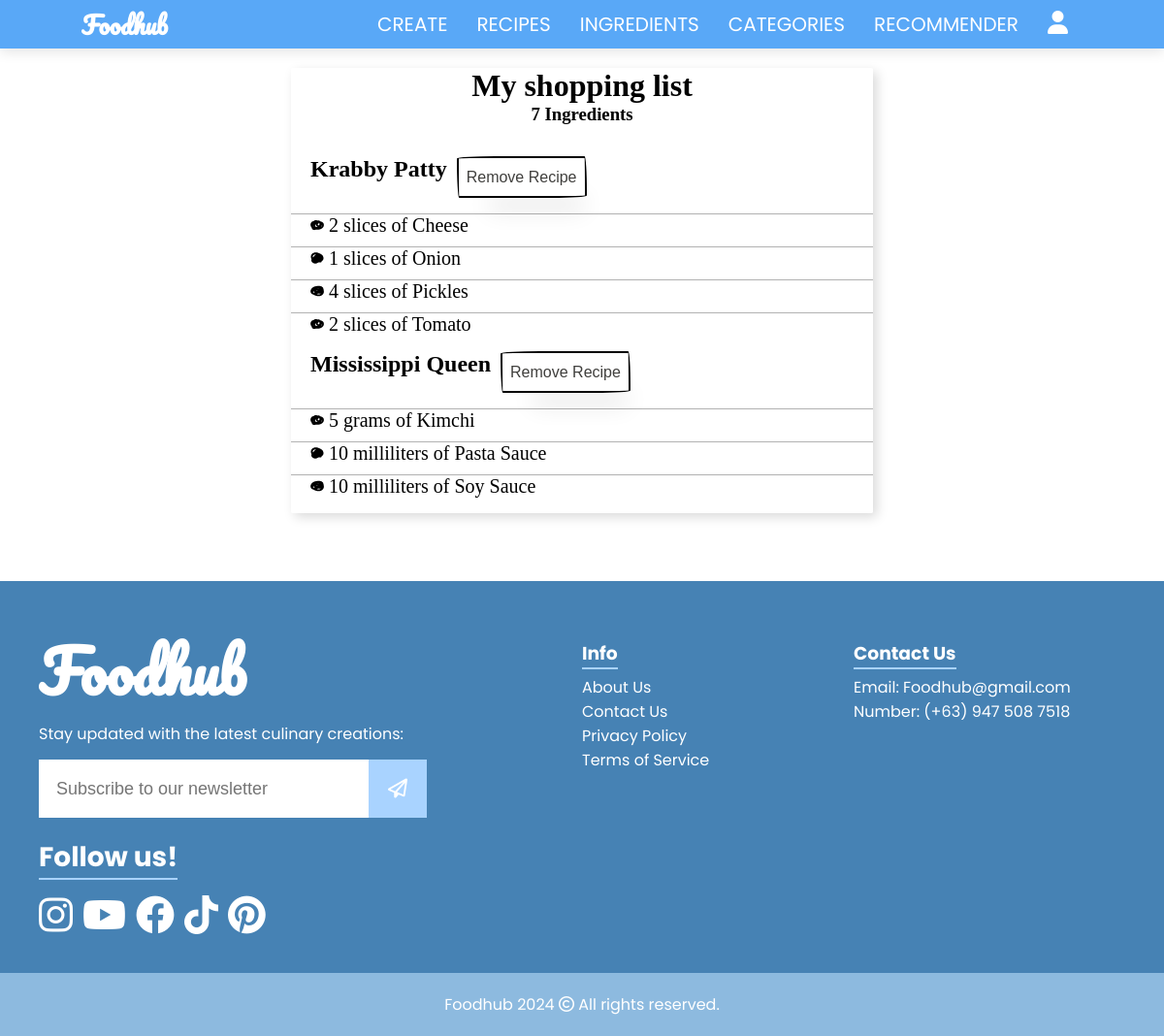
/my_shopping_list (signed in), run on the app's committed database.
### foodhub/models.py (models this page shows, shortened)
class Ingredient(models.Model):
    UNIT_CHOICES = [
        ('g', 'grams'),
        ('kg', 'kilograms'),
        ('mg', 'milligrams'),
        ('lb', 'pounds'),
        ('oz', 'ounces'),
        ('ml', 'milliliters'),
        ('l', 'liters'),
        ('tsp', 'teaspoons'),
        ('tbsp', 'tablespoons'),
        ('cup', 'cups'),
        ('pt', 'pints'),
        ('qt', 'quarts'),
        ('slices', 'slices'),
        ('sticks', 'sticks'),
        ('scoops', 'scoops'),
        ('none', 'none')
    ]
    name = models.CharField(max_length=100)
    recipe = models.ForeignKey('Recipe', on_delete=models.CASCADE, related_name="recipe_ingredient", default=None)
    quantity = models.IntegerField()
    unit_of_measurement = models.CharField(max_length=32, choices=UNIT_CHOICES, default=None)
    objects = IngredientManager()

class Recipe(models.Model):
    user = models.ForeignKey(User, on_delete=models.CASCADE, related_name="recipe_user")
    name = models.CharField(max_length=100)
    description = models.TextField()
    image = models.ImageField(upload_to="media", blank=True, null=True, default="default.jpg")
    date = models.DateTimeField(default=datetime.datetime.now)
    servings = models.PositiveIntegerField(default=1)
    allergens = models.ManyToManyField('Allergen', blank=True)
    likes = models.ManyToManyField(User, default=None, blank=True, related_name="recipe_likes")
    CATEGORY_CHOICES = (
    ('american', 'American'),
    ('appetizer', 'Appetizer'),
    ('asian', 'Asian'),
    ('beverage', 'Beverage'),
    ('brunch', 'Brunch'),
    ('breakfast', 'Breakfast'),
    ('chinese', 'Chinese'),
    ('cocktail', 'Cocktail'),
    ('dessert', 'Dessert'),
    ('dinner', 'Dinner'),
    ('filipino', 'Filipino'),
    ('french', 'French'),
    ('gluten-free', 'Gluten-Free'),
    ('greek', 'Greek'),
    ('indian', 'Indian'),
    ('italian', 'Italian'),
    ('japanese', 'Japanese'),
    ('lunch', 'Lunch'),
    ('mediterranean', 'Mediterranean'),
    ('mexican', 'Mexican'),
    ('pastry', 'Pastry'),
    ('pasta', 'Pasta'),
    ('pizza', 'Pizza'),
    ('salad', 'Salad'),
    ('sandwiches', 'Sandwiches'),
    ('seafood', 'Seafood'),
    ('snack', 'Snack'),
    ('soup', 'Soup'),
    ('steak', 'Steak'),
    ('thai', 'Thai'),
    ('vegan', 'Vegan'),
    ('vegetarian', 'Vegetarian'),
)
    DURATION_CHOICES = (
        ('15-20 mins', '15-20 mins'),
        ('20-45 mins', '20-45 mins'),
        ('45 mins to 1 hr', '45 mins to 1 hr'),
        ('1 hr+', '1 hr+'),
    )
    DIFFICULTY_CHOICES = (
        ('beginner', 'Beginner'),
        ('intermediate', 'Intermediate'),
        ('chef', 'Chef')
    )
    COST_CHOICES = [
        ('low', 'Low'),
        ('medium', 'Medium'),
        ('high', 'High'),
    ]
    category = models.CharField(max_length=32, choices=CATEGORY_CHOICES, blank=True, null=True, default=None)
    duration = models.CharField(max_length=32, choices=DURATION_CHOICES, blank=True, null=True, default=None)
    difficulty = models.CharField(max_length=32, choices=DIFFICULTY_CHOICES, blank=True, null=True, default=None)
    cost = models.CharField(max_length=32, choices=COST_CHOICES, blank=True, null=True, default=None)

### foodhub/views.py (the view, shortened to what this page needs)
# urls.py: path('my_shopping_list', views.my_shopping_list, name="my_shopping_list"),
@login_required(login_url='/login')
def my_shopping_list(request):
    shopping_list, created = ShoppingList.objects.get_or_create(user=request.user)
    ingredients = shopping_list.ingredients.select_related('recipe').order_by('recipe__name', 'name')
    ingredient_dict = defaultdict(list)
    for ingredient in ingredients:
        ingredient_dict[ingredient.recipe.name].append(ingredient)
    return render(request, "foodhub/my_shopping_list.html", {
        "shopping_list": shopping_list,
        "ingredients": dict(ingredient_dict),
        "ingredient_count": len(ingredients),
    })

### foodhub/templates/foodhub/my_shopping_list.html (shortened to what this page needs)
{% extends 'foodhub/layout.html' %}
{% block body %}
<div class="shopping-list-container">
    <ul class="shopping-list">
        <div class="header">
            <h1>My shopping list</h1>
            <h3>{{ ingredient_count }} Ingredients</h3>
        </div>
        {% if ingredients %}
            {% for recipe_name, ingredient_list in ingredients.items %}
                <form method="post" action="{% url 'my_shopping_list' %}">
                    <h2>{{ recipe_name }}</h2>
                    <button type="submit">Remove Recipe</button>
                </form>
                <ul>
                    {% for ingredient in ingredient_list %}
                        <li>
                            {% if ingredient.unit_of_measurement == 'none' %}
                                {{ ingredient.quantity }} {{ ingredient.name }}
                            {% else %}
                                {{ ingredient.quantity }} {{ ingredient.get_unit_of_measurement_display }} of {{ ingredient.name }}
                            {% endif %}
                        </li>
                    {% endfor %}
                </ul>
            {% endfor %}
        {% else %}
            <p>No ingredients in your shopping list.</p>
        {% endif %}
    </ul>
</div>
{% endblock %}

### data on the page
Ingredient: name "Krabby Patty", quantity "2", unit_of_measurement "slices", name "Cheese"
Ingredient: quantity "1", unit_of_measurement "slices", name "Onion"
Ingredient: quantity "4", unit_of_measurement "slices", name "Pickles"
Ingredient: quantity "2", unit_of_measurement "slices", name "Tomato"
Ingredient: name "Mississippi Queen", quantity "5", unit_of_measurement "grams", name "Kimchi"
Ingredient: quantity "10", unit_of_measurement "milliliters", name "Pasta Sauce"
Ingredient: quantity "10", unit_of_measurement "milliliters", name "Soy Sauce"

### other printed values
{{ ingredient_count }} "7"
